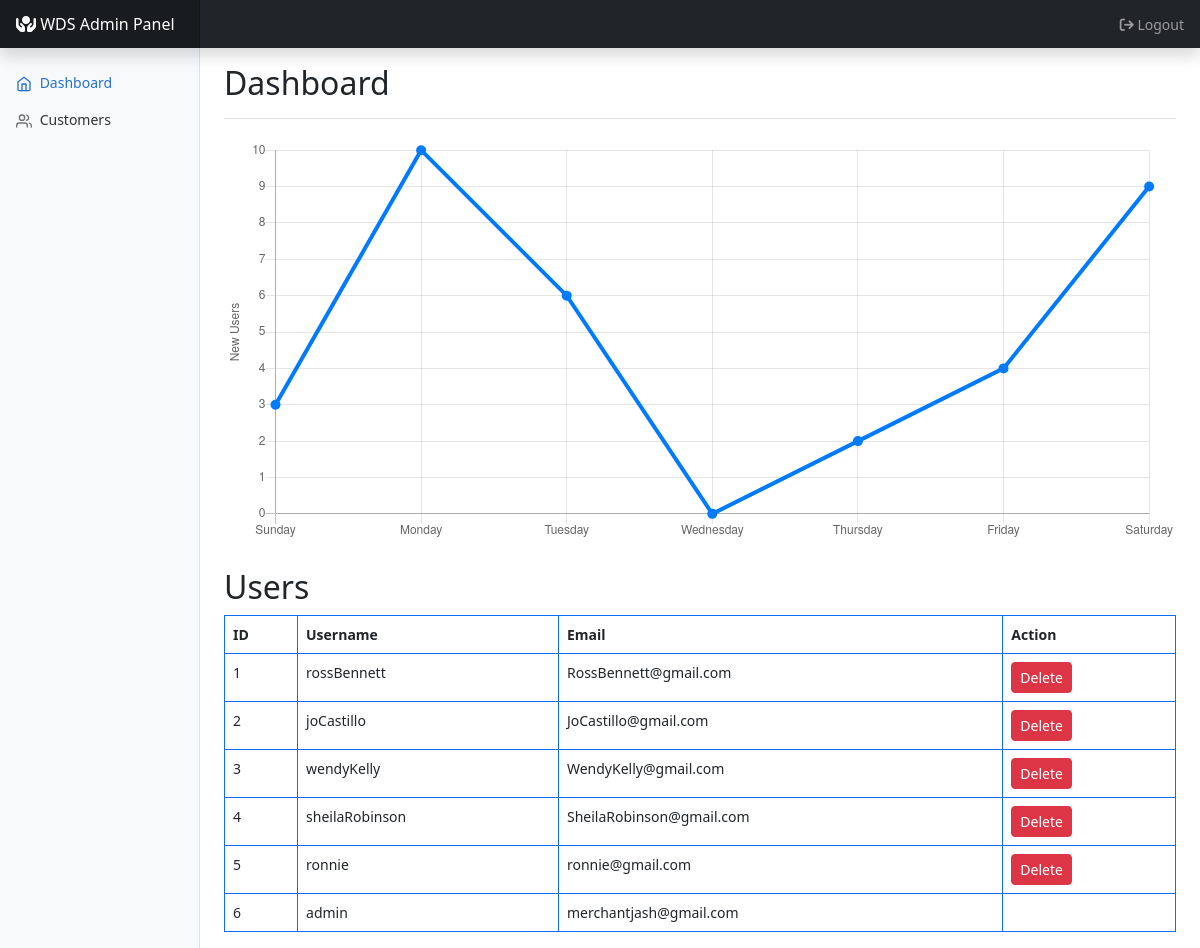
/admin (signed in), run on an earlier commit of the app's database.
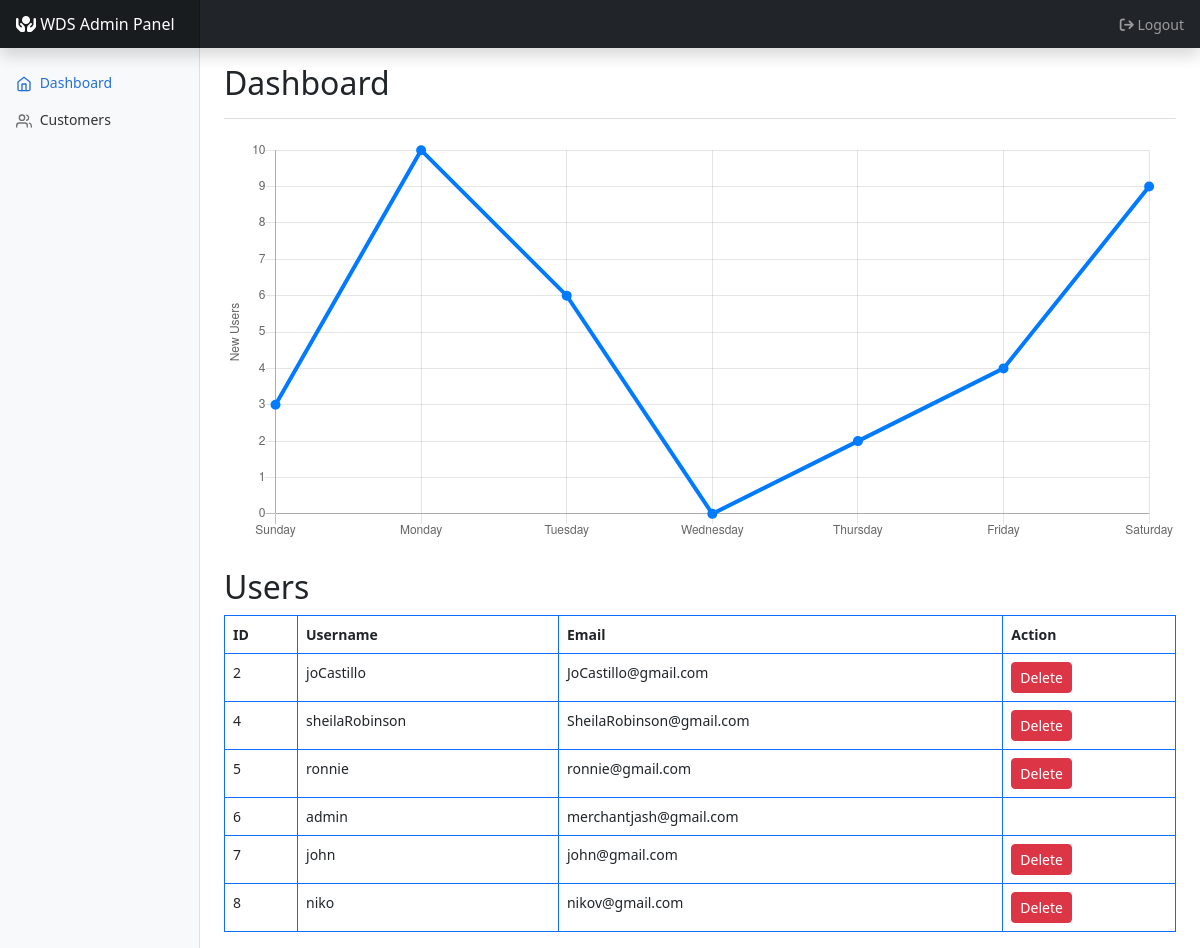
And on a later commit of the database.
### app.py (models this page shows, shortened)
class User(db.Model, UserMixin):
    id = db.Column(db.Integer, primary_key=True)
    username = db.Column(db.String(20), nullable=False, unique=True)
    email = db.Column(db.String(120), nullable=False)
    password = db.Column(db.String(80), nullable=False)

### app.py (the view)
@app.route("/admin")
@login_required
def admin():
    username = current_user.username
    if username == "admin":
        Users = User.query.all()
        return render_template("admin.html", users=Users)
    else:
        return redirect(url_for('home'))

### app.py (called while the page is built)
@login_manager.user_loader
def load_user(user_id):
    return User.query.get(int(user_id))

### templates/admin.html (shortened to what this page needs)
<!DOCTYPE html>
<html lang="en">
<head>
    <link href="https://cdn.jsdelivr.net/npm/bootstrap@5.2.0/dist/css/bootstrap.min.css" rel="stylesheet"
>
    <link rel="stylesheet" href="https://cdnjs.cloudflare.com/ajax/libs/font-awesome/6.1.2/css/all.min.css" />
    <link href="{{ url_for('static', filename='dashboard.css')}}" rel="stylesheet">
</head>
<body>
    <header class="navbar navbar-dark sticky-top bg-dark flex-md-nowrap p-0 shadow">
        <a class="navbar-brand col-md-3 col-lg-2 me-0 px-3 fs-6" href="{{ url_for('home') }}"><i
                class="fa-solid fa-hands-holding-circle"></i>
            WDS Admin Panel</a>
        <div class="navbar-nav">
            <div class="nav-item text-nowrap">
                <a class="nav-link px-3" href="{{ url_for('logout') }}"><i
                        class="fa-solid fa-arrow-right-from-bracket"></i> Logout</a>
            </div>
        </div>
    </header>
    <div class="container-fluid">
        <div class="row">
            <nav id="sidebarMenu" class="col-md-3 col-lg-2 d-md-block bg-light sidebar collapse">
                <div class="position-sticky pt-3 sidebar-sticky">
                    <ul class="nav flex-column">
                        <li class="nav-item">
                            <a class="nav-link active" aria-current="page" href="#">
                                <span data-feather="home" class="align-text-bottom"></span>
                                Dashboard
                            </a>
                        </li>
                        <li class="nav-item">
                            <a class="nav-link" href="{{ url_for('customers') }}">
                                <span data-feather="users" class="align-text-bottom"></span>
                                Customers
                            </a>
                        </li>
                    </ul>
                </div>
            </nav>
            <main class="col-md-9 ms-sm-auto col-lg-10 px-md-4">
                <div
                    class="d-flex justify-content-between flex-wrap flex-md-nowrap align-items-center pt-3 pb-2 mb-3 border-bottom">
                    <h1 class="h2">Dashboard</h1>
                </div>
                <canvas class="my-4 w-100" id="myChart" width="900" height="380"></canvas>
                <h2>Users</h2>
                <div class="table-responsive">
                    <table class="table table-bordered border-primary">
                        <thead>
                            <tr>
                                <th scope="col">ID</th>
                                <th scope="col">Username</th>
                                <th scope="col">Email</th>
                                <th scope="col">Action</th>
                            </tr>
                        </thead>
                        <tbody>
                            {% for user in users %}
                            <tr>
                                <td>{{ user.id }}</td>
                                <td>{{ user.username }}</td>
                                <td>{{ user.email }}</td>
                                {% if user.username == 'admin' %}
                                <td></td>
                                {% else %}
                                <td><a type="button" class="btn btn-sm btn-danger"
                                        href="{{ url_for('delete_user', id=user.id) }}" role="button">Delete</a>
                                </td>
                                {% endif %}
                            </tr>
                            {% endfor %}
                        </tbody>
                    </table>
                </div>
            </main>
        </div>
    </div>
</body>
</html>

### static/dashboard.css (style rules this page uses)
body { font-size: .875rem; }
.feather { width: 16px; height: 16px; }
.sidebar { position: fixed; top: 0; bottom: 0; left: 0; z-index: 100; padding: 48px 0 0; box-shadow: inset -1px 0 0 rgba(0, 0, 0, .1); }
.sidebar-sticky { height: calc(100vh - 48px); overflow-x: hidden; overflow-y: auto; }
.sidebar .nav-link { font-weight: 500; color: #333; }
.sidebar .nav-link .feather { margin-right: 4px; color: #727272; }
.sidebar .nav-link.active { color: #2470dc; }
.sidebar .nav-link:hover .feather, .sidebar .nav-link.active .feather { color: inherit; }
.navbar-brand { padding-top: .75rem; padding-bottom: .75rem; background-color: rgba(0, 0, 0, .25); box-shadow: inset -1px 0 0 rgba(0, 0, 0, .25); }

What changed in the data, as far as the page shows it:
removed User: id "1", username "rossBennett", email "RossBennett@gmail.com"
removed User: id "3", username "wendyKelly", email "WendyKelly@gmail.com"
added User: id "7", username "john", email "john@gmail.com"
added User: id "8", username "niko", email "nikov@gmail.com"
